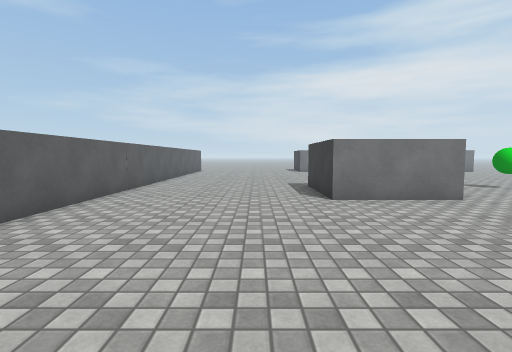
View 1 (above)

24 first-person views from a walk through a scene from a Unity 3-D project. The camera is 1.2 m above the floor, tilts 4° down and sees 85° across. The floor is counted in squares, 1 m on a side. Each view is taken from the middle of a square. On the plan, view 1 faces up. The plan holds only what a view shows up to about 13 squares ahead; the rest is blank. The place goes on beyond the plan. The player character is not drawn. Surface patterns are stand-ins for the level's own textures.

View 2
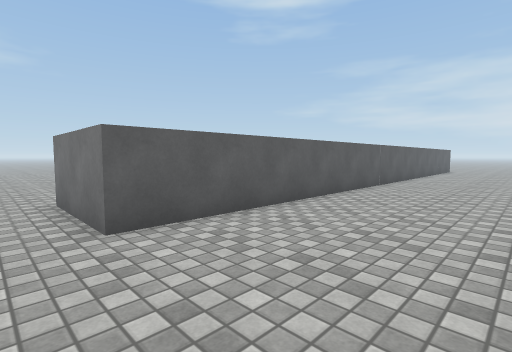

View 3
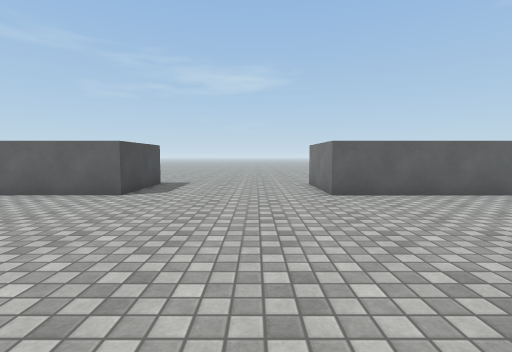

View 4
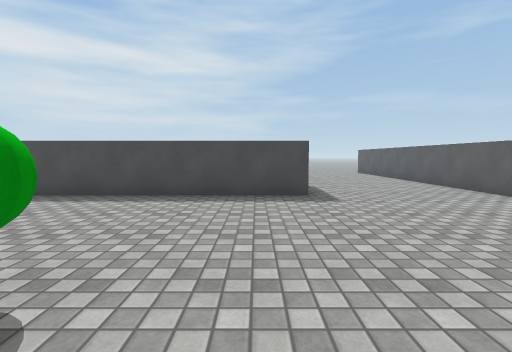

View 5
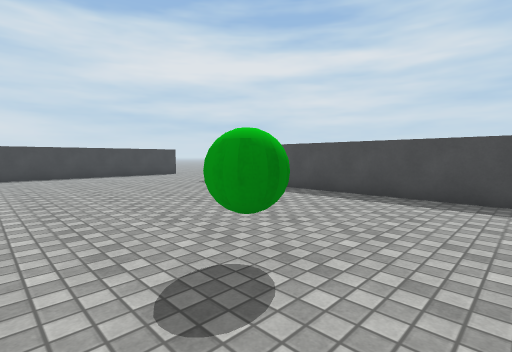

View 6
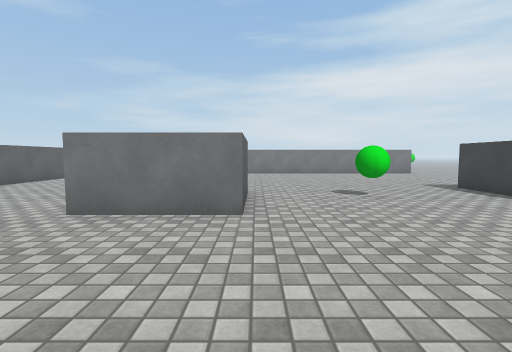

View 7
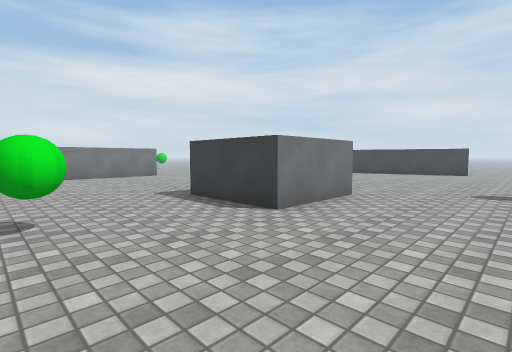

View 8
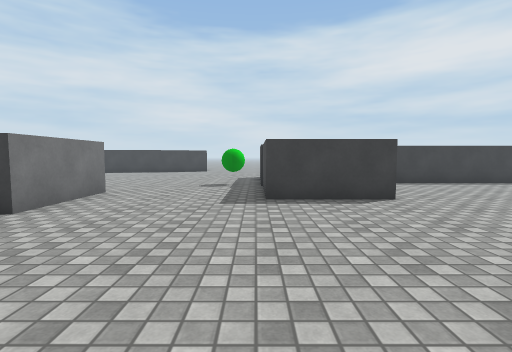

View 9
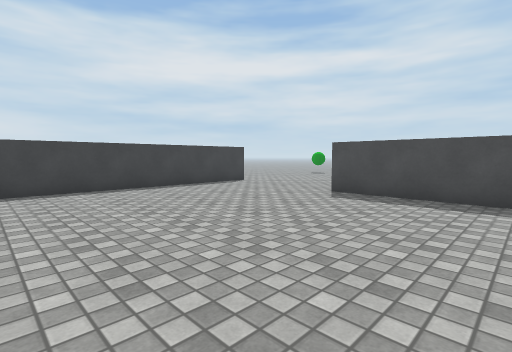

View 10
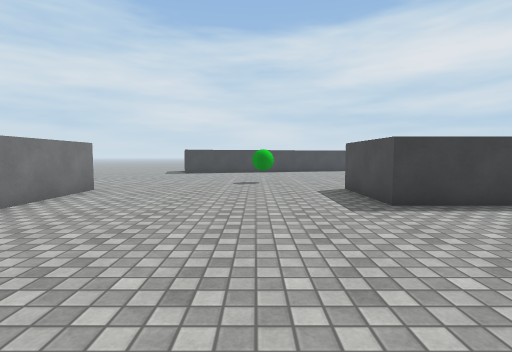

View 11
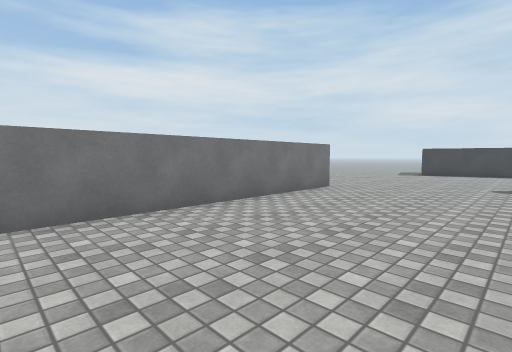

View 12
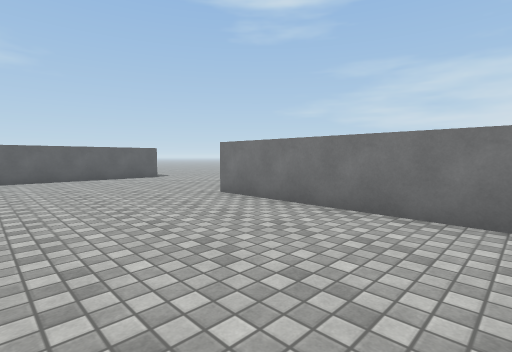

View 13
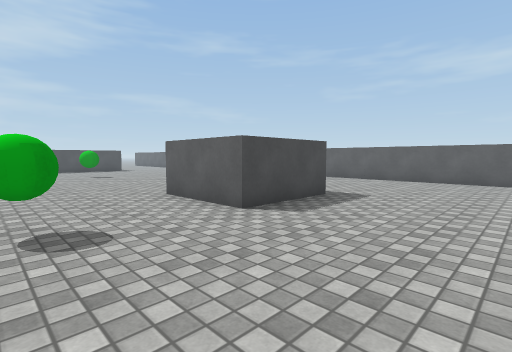

View 14
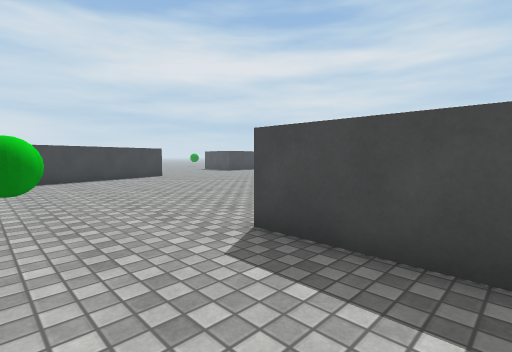

View 15
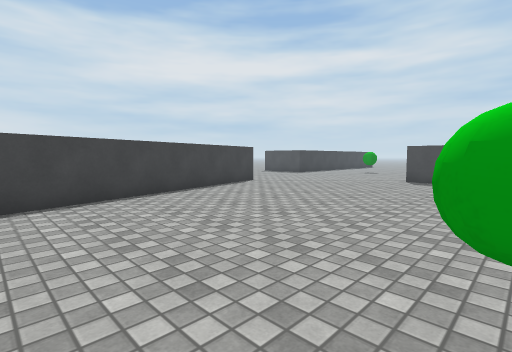

View 16
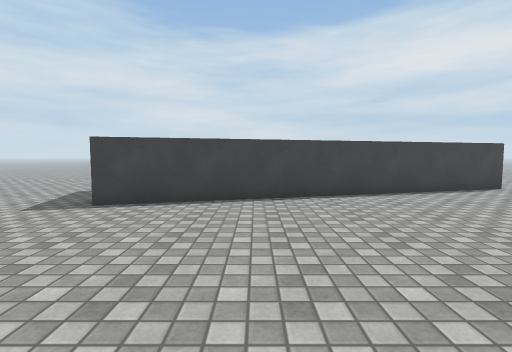

View 17
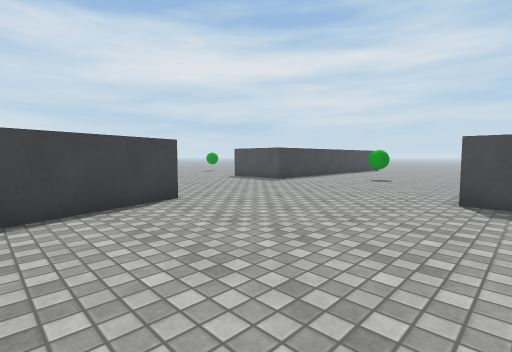

View 18
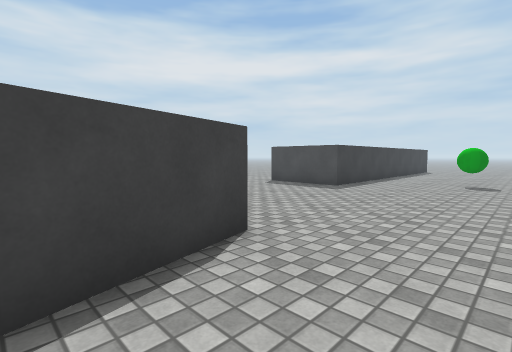

View 19
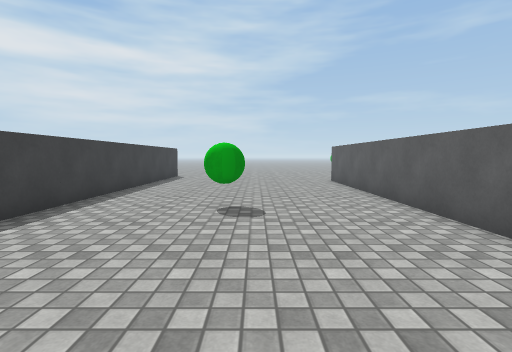

View 20
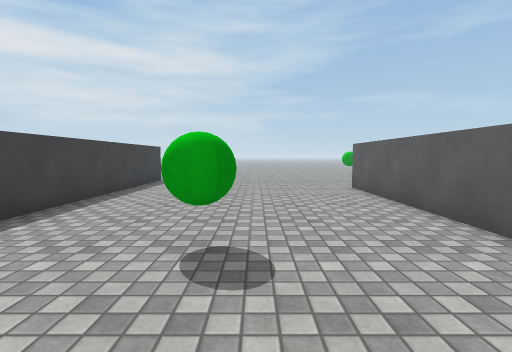

View 21
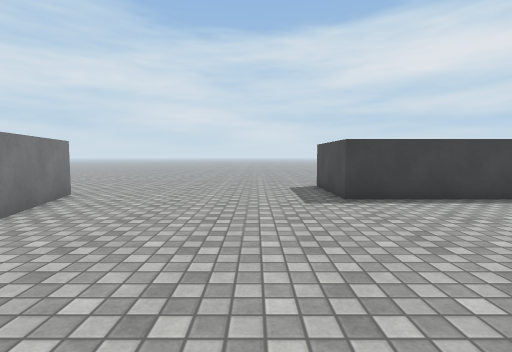

View 22
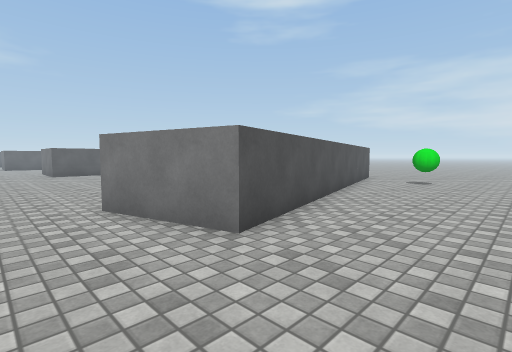

View 23
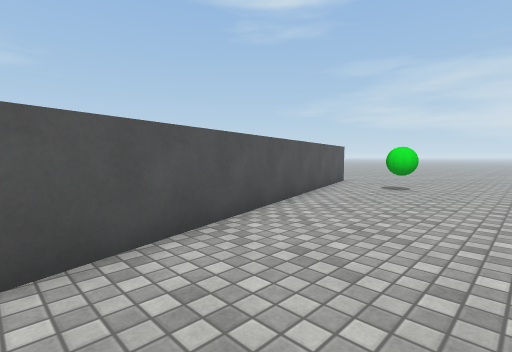

View 24
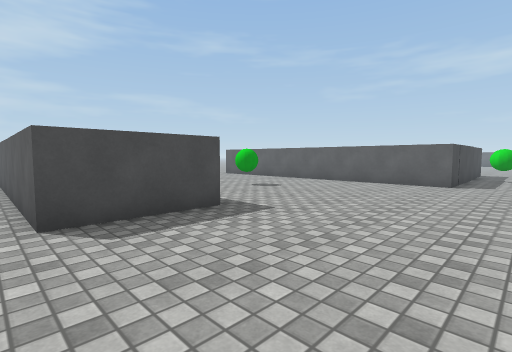

### Floor plan
Key: @ floor where view 1 was taken; # wall or solid block; . floor; ^ raised ledge; O other object.
Columns run from 14 left of view 1 to 37 right of it. Each row starts with its distance up from view 1.
 23               ...                ..     ...    ....
 22              .....OOOOOOOOOOOOOO...    ....   .....
 21             .......................   ...O  O......
 20            ......................... ....O   O..O...
 19          O...............................OO  O.OO...
 18          O................................O  O......
 17          O................................O  O......
 16              .....................O.......O   O.....
 15          O........................O.......OO  O.....
 14          O.................................O  O.....
 13          O.................................O   O....
 12          O..................^^^^...........O   O....
 11          O......^^^^^..OO...^    ...........O  O....
 10          O......^   ^..OO...^    ...........O  O....
  9          O......^   ^.......^^^^............O OOO...
  8          O......^^^^^.......................OOO.....
  7          O..........................................
  6          O..........................................
  5          O........................O.................
  4          O............. ......^^^^^##OO.............
  3          O........ .... ......^       O.............
  2          O.......   ... ......^       O.............
  1          O.....      .   .....^       O.............
  0 .....    O....@. . ...........^^^^^O  O........OOOO.
 -1 ......OOOO....... .................O  O........O  O.
 -2    ................OO..............O  O....O...O  O.
 -3      ..............O...............O  O...OO...O  O.
 -4      ..............................O  O........O  O.
 -5      ..............................O  O........O  O.
 -6      ..............................O  O........O  O
 -7      .OOOO.........................O  O........O  O
 -8          O.........................O  O........O  O
 -9          O......OOOOOOOOOOOOOO....    O........O
-10          O......              ...     O.....  .O
-11          O......              ..      ......  .O

Where each view was taken, in squares from view 1:
view 1: 0 up, 0 right, facing up
view 2: 2 down, 0 right, facing up-left
view 3: 3 down, 4 right, facing left
view 4: 0 up, 3 right, facing down
view 5: 0 up, 3 right, facing down-right
view 6: 2 up, 6 right, facing up
view 7: 5 up, 9 right, facing up-right
view 8: 4 up, 8 right, facing right
view 9: 0 up, 10 right, facing down-right
view 10: 16 up, 7 right, facing right
view 11: 16 up, 7 right, facing up-right
view 12: 16 up, 11 right, facing up-left
view 13: 16 up, 10 right, facing down-left
view 14: 16 up, 14 right, facing down-right
view 15: 18 up, 20 right, facing down-right
view 16: 17 up, 20 right, facing right
view 17: 12 up, 23 right, facing down-right
view 18: 11 up, 27 right, facing down-right
view 19: 4 up, 28 right, facing down
view 20: 1 up, 28 right, facing down
view 21: 3 up, 25 right, facing right
view 22: 6 up, 37 right, facing up-left
view 23: 9 up, 37 right, facing up-left
view 24: 6 up, 37 right, facing down-left
